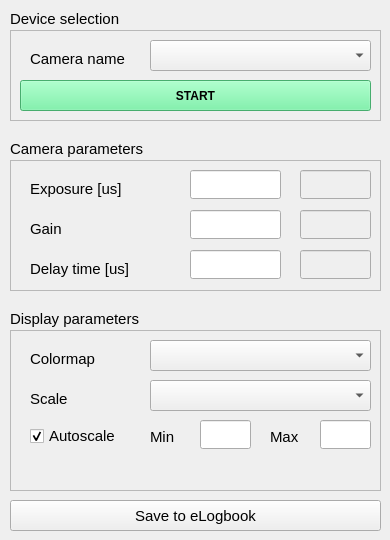
<?xml version="1.0" encoding="UTF-8"?>
<ui version="4.0">
 <class>Form</class>
 <widget class="QWidget" name="Form">
  <property name="geometry">
   <rect>
    <x>0</x>
    <y>0</y>
    <width>390</width>
    <height>540</height>
   </rect>
  </property>
  <property name="windowTitle">
   <string>Form</string>
  </property>
  <widget class="QFrame" name="frame_3">
   <property name="geometry">
    <rect>
     <x>10</x>
     <y>330</y>
     <width>371</width>
     <height>161</height>
    </rect>
   </property>
   <property name="frameShape">
    <enum>QFrame::StyledPanel</enum>
   </property>
   <property name="frameShadow">
    <enum>QFrame::Raised</enum>
   </property>
   <widget class="QLabel" name="colormap_label">
    <property name="geometry">
     <rect>
      <x>20</x>
      <y>20</y>
      <width>121</width>
      <height>17</height>
     </rect>
    </property>
    <property name="font">
     <font>
      <pointsize>11</pointsize>
     </font>
    </property>
    <property name="text">
     <string>Colormap</string>
    </property>
   </widget>
   <widget class="QComboBox" name="colormap_comboBox">
    <property name="geometry">
     <rect>
      <x>140</x>
      <y>10</y>
      <width>221</width>
      <height>31</height>
     </rect>
    </property>
    <property name="font">
     <font>
      <pointsize>11</pointsize>
     </font>
    </property>
    <property name="maxVisibleItems">
     <number>10</number>
    </property>
   </widget>
   <widget class="QLabel" name="scale_label">
    <property name="geometry">
     <rect>
      <x>20</x>
      <y>60</y>
      <width>121</width>
      <height>17</height>
     </rect>
    </property>
    <property name="font">
     <font>
      <pointsize>11</pointsize>
     </font>
    </property>
    <property name="text">
     <string>Scale</string>
    </property>
   </widget>
   <widget class="QComboBox" name="scale_comboBox">
    <property name="geometry">
     <rect>
      <x>140</x>
      <y>50</y>
      <width>221</width>
      <height>31</height>
     </rect>
    </property>
    <property name="font">
     <font>
      <pointsize>11</pointsize>
     </font>
    </property>
    <property name="maxVisibleItems">
     <number>10</number>
    </property>
   </widget>
   <widget class="QCheckBox" name="colormap_auto_checkBox">
    <property name="geometry">
     <rect>
      <x>20</x>
      <y>95</y>
      <width>111</width>
      <height>22</height>
     </rect>
    </property>
    <property name="font">
     <font>
      <pointsize>11</pointsize>
     </font>
    </property>
    <property name="text">
     <string>Autoscale</string>
    </property>
    <property name="checked">
     <bool>true</bool>
    </property>
   </widget>
   <widget class="QLineEdit" name="colormap_min">
    <property name="geometry">
     <rect>
      <x>190</x>
      <y>90</y>
      <width>51</width>
      <height>29</height>
     </rect>
    </property>
    <property name="layoutDirection">
     <enum>Qt::RightToLeft</enum>
    </property>
   </widget>
   <widget class="QLineEdit" name="colormap_max">
    <property name="geometry">
     <rect>
      <x>310</x>
      <y>90</y>
      <width>51</width>
      <height>29</height>
     </rect>
    </property>
    <property name="layoutDirection">
     <enum>Qt::RightToLeft</enum>
    </property>
   </widget>
   <widget class="QLabel" name="label">
    <property name="geometry">
     <rect>
      <x>140</x>
      <y>98</y>
      <width>31</width>
      <height>17</height>
     </rect>
    </property>
    <property name="font">
     <font>
      <pointsize>11</pointsize>
     </font>
    </property>
    <property name="text">
     <string>Min</string>
    </property>
   </widget>
   <widget class="QLabel" name="label_2">
    <property name="geometry">
     <rect>
      <x>260</x>
      <y>98</y>
      <width>31</width>
      <height>17</height>
     </rect>
    </property>
    <property name="font">
     <font>
      <pointsize>11</pointsize>
     </font>
    </property>
    <property name="text">
     <string>Max</string>
    </property>
   </widget>
  </widget>
  <widget class="QFrame" name="frame_2">
   <property name="geometry">
    <rect>
     <x>10</x>
     <y>160</y>
     <width>371</width>
     <height>131</height>
    </rect>
   </property>
   <property name="frameShape">
    <enum>QFrame::StyledPanel</enum>
   </property>
   <property name="frameShadow">
    <enum>QFrame::Raised</enum>
   </property>
   <widget class="QLabel" name="exposure_label">
    <property name="geometry">
     <rect>
      <x>20</x>
      <y>20</y>
      <width>121</width>
      <height>17</height>
     </rect>
    </property>
    <property name="font">
     <font>
      <pointsize>11</pointsize>
     </font>
    </property>
    <property name="text">
     <string>Exposure [us]</string>
    </property>
   </widget>
   <widget class="QLabel" name="gain_label">
    <property name="geometry">
     <rect>
      <x>20</x>
      <y>60</y>
      <width>121</width>
      <height>17</height>
     </rect>
    </property>
    <property name="font">
     <font>
      <pointsize>11</pointsize>
     </font>
    </property>
    <property name="text">
     <string>Gain</string>
    </property>
   </widget>
   <widget class="QLabel" name="delay_label">
    <property name="geometry">
     <rect>
      <x>20</x>
      <y>100</y>
      <width>121</width>
      <height>17</height>
     </rect>
    </property>
    <property name="font">
     <font>
      <pointsize>11</pointsize>
     </font>
    </property>
    <property name="text">
     <string>Delay time [us]</string>
    </property>
   </widget>
   <widget class="QLineEdit" name="exposure_lineEdit">
    <property name="geometry">
     <rect>
      <x>180</x>
      <y>10</y>
      <width>91</width>
      <height>29</height>
     </rect>
    </property>
    <property name="layoutDirection">
     <enum>Qt::RightToLeft</enum>
    </property>
   </widget>
   <widget class="QLineEdit" name="gain_lineEdit">
    <property name="geometry">
     <rect>
      <x>180</x>
      <y>50</y>
      <width>91</width>
      <height>29</height>
     </rect>
    </property>
    <property name="layoutDirection">
     <enum>Qt::RightToLeft</enum>
    </property>
   </widget>
   <widget class="QLineEdit" name="delay_lineEdit">
    <property name="geometry">
     <rect>
      <x>180</x>
      <y>90</y>
      <width>91</width>
      <height>29</height>
     </rect>
    </property>
    <property name="layoutDirection">
     <enum>Qt::RightToLeft</enum>
    </property>
   </widget>
   <widget class="QLineEdit" name="acqDelay_lineEdit">
    <property name="enabled">
     <bool>false</bool>
    </property>
    <property name="geometry">
     <rect>
      <x>290</x>
      <y>90</y>
      <width>71</width>
      <height>29</height>
     </rect>
    </property>
    <property name="layoutDirection">
     <enum>Qt::RightToLeft</enum>
    </property>
   </widget>
   <widget class="QLineEdit" name="acqGain_lineEdit">
    <property name="enabled">
     <bool>false</bool>
    </property>
    <property name="geometry">
     <rect>
      <x>290</x>
      <y>50</y>
      <width>71</width>
      <height>29</height>
     </rect>
    </property>
    <property name="layoutDirection">
     <enum>Qt::RightToLeft</enum>
    </property>
   </widget>
   <widget class="QLineEdit" name="acqExposure_lineEdit">
    <property name="enabled">
     <bool>false</bool>
    </property>
    <property name="geometry">
     <rect>
      <x>290</x>
      <y>10</y>
      <width>71</width>
      <height>29</height>
     </rect>
    </property>
    <property name="layoutDirection">
     <enum>Qt::RightToLeft</enum>
    </property>
   </widget>
  </widget>
  <widget class="QLabel" name="cameraParameters_label">
   <property name="geometry">
    <rect>
     <x>10</x>
     <y>140</y>
     <width>161</width>
     <height>17</height>
    </rect>
   </property>
   <property name="font">
    <font>
     <pointsize>11</pointsize>
     <weight>50</weight>
     <bold>false</bold>
    </font>
   </property>
   <property name="text">
    <string>Camera parameters</string>
   </property>
  </widget>
  <widget class="QLabel" name="displayParameters_label">
   <property name="geometry">
    <rect>
     <x>10</x>
     <y>310</y>
     <width>161</width>
     <height>17</height>
    </rect>
   </property>
   <property name="font">
    <font>
     <pointsize>11</pointsize>
     <weight>50</weight>
     <bold>false</bold>
    </font>
   </property>
   <property name="text">
    <string>Display parameters</string>
   </property>
  </widget>
  <widget class="QFrame" name="frame">
   <property name="geometry">
    <rect>
     <x>10</x>
     <y>30</y>
     <width>371</width>
     <height>91</height>
    </rect>
   </property>
   <property name="frameShape">
    <enum>QFrame::StyledPanel</enum>
   </property>
   <property name="frameShadow">
    <enum>QFrame::Raised</enum>
   </property>
   <widget class="QLabel" name="camName_label">
    <property name="geometry">
     <rect>
      <x>20</x>
      <y>20</y>
      <width>121</width>
      <height>17</height>
     </rect>
    </property>
    <property name="font">
     <font>
      <pointsize>11</pointsize>
     </font>
    </property>
    <property name="text">
     <string>Camera name</string>
    </property>
   </widget>
   <widget class="QComboBox" name="camName_comboBox">
    <property name="geometry">
     <rect>
      <x>140</x>
      <y>10</y>
      <width>221</width>
      <height>31</height>
     </rect>
    </property>
    <property name="font">
     <font>
      <pointsize>11</pointsize>
     </font>
    </property>
    <property name="layoutDirection">
     <enum>Qt::LeftToRight</enum>
    </property>
    <property name="maxVisibleItems">
     <number>10</number>
    </property>
   </widget>
   <widget class="QPushButton" name="startButton">
    <property name="geometry">
     <rect>
      <x>10</x>
      <y>50</y>
      <width>351</width>
      <height>31</height>
     </rect>
    </property>
    <property name="font">
     <font>
      <weight>75</weight>
      <bold>true</bold>
     </font>
    </property>
    <property name="styleSheet">
     <string notr="true">background-color:#63f29a</string>
    </property>
    <property name="text">
     <string>START</string>
    </property>
    <property name="checkable">
     <bool>true</bool>
    </property>
   </widget>
  </widget>
  <widget class="QLabel" name="deviceSelection_label">
   <property name="geometry">
    <rect>
     <x>10</x>
     <y>10</y>
     <width>131</width>
     <height>17</height>
    </rect>
   </property>
   <property name="font">
    <font>
     <pointsize>11</pointsize>
     <weight>50</weight>
     <bold>false</bold>
    </font>
   </property>
   <property name="text">
    <string>Device selection</string>
   </property>
  </widget>
  <widget class="QPushButton" name="startButton_2">
   <property name="geometry">
    <rect>
     <x>10</x>
     <y>500</y>
     <width>371</width>
     <height>31</height>
    </rect>
   </property>
   <property name="font">
    <font>
     <pointsize>11</pointsize>
    </font>
   </property>
   <property name="styleSheet">
    <string notr="true"/>
   </property>
   <property name="text">
    <string>Save to eLogbook</string>
   </property>
   <property name="checkable">
    <bool>false</bool>
   </property>
  </widget>
 </widget>
 <resources/>
 <connections/>
</ui>
